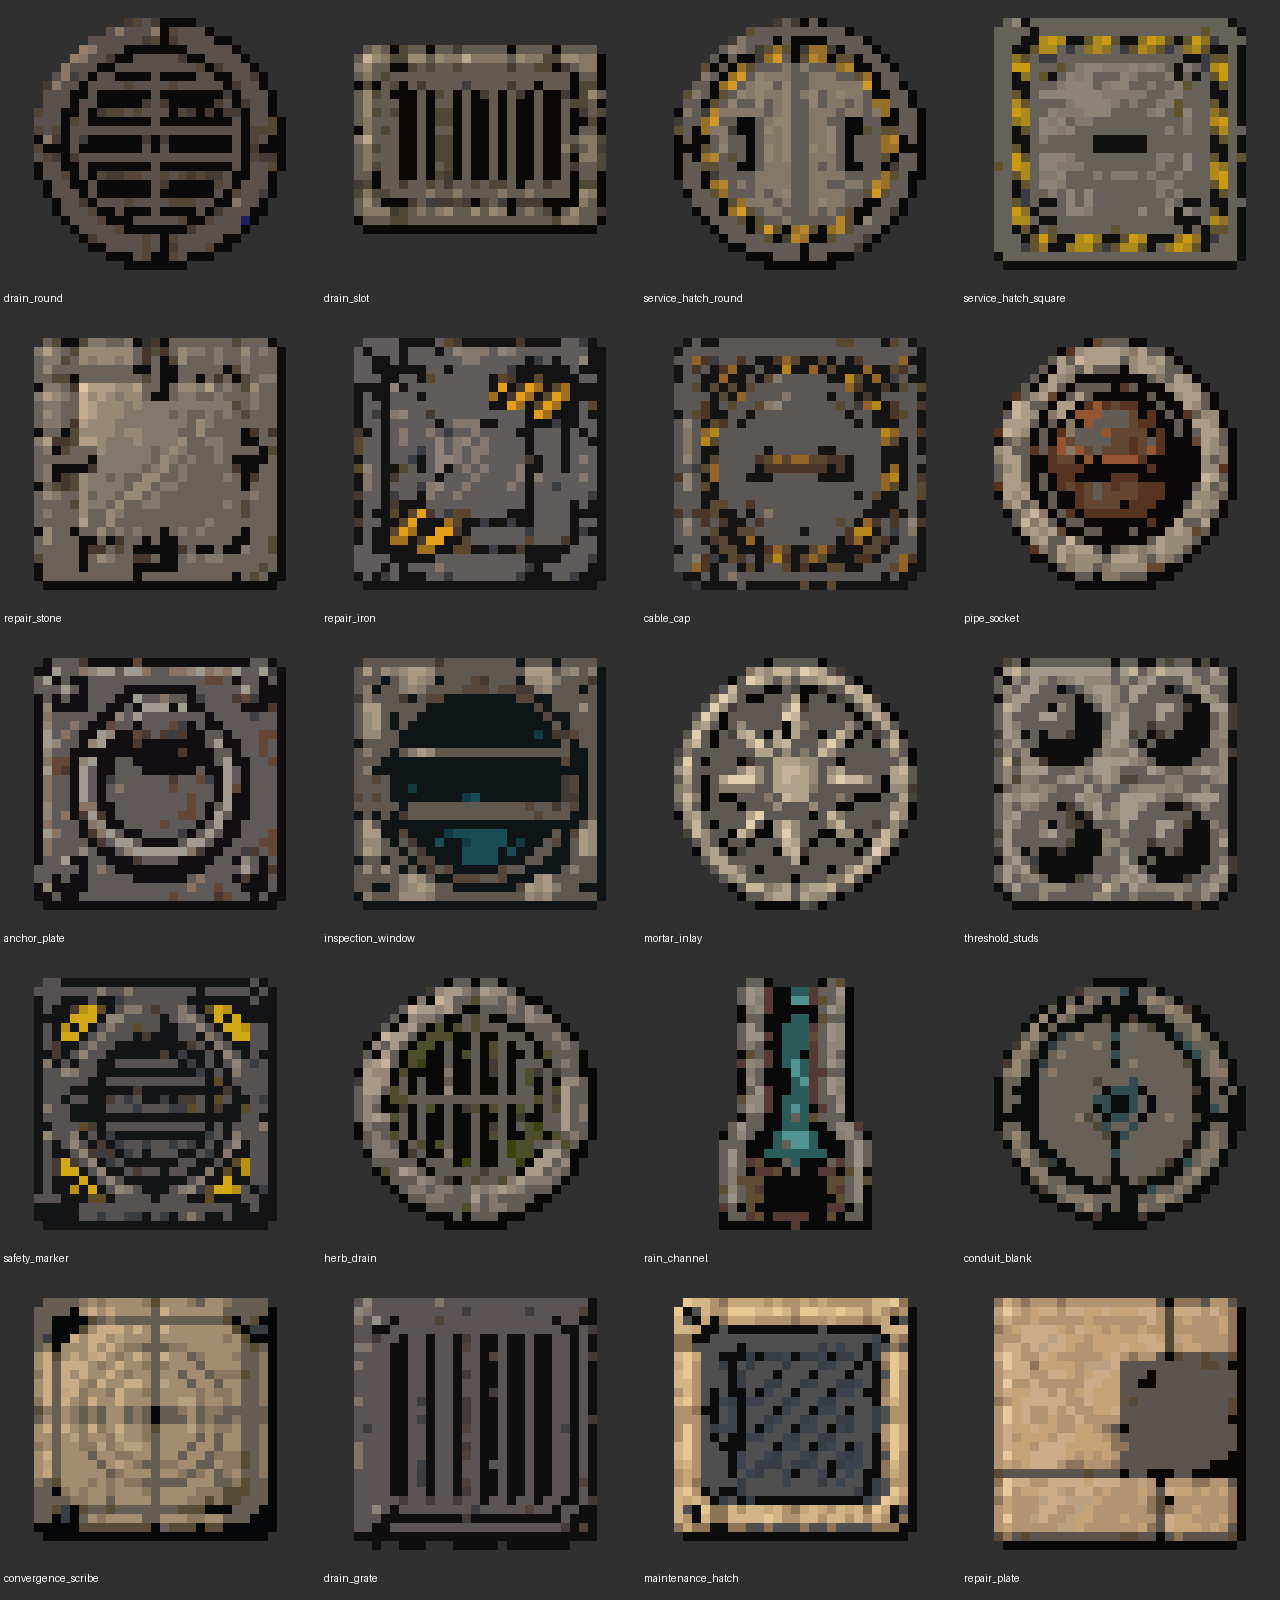

Write the Python code that produced this figure.
from pathlib import Path
import json
from PIL import Image,ImageDraw
ROOT=Path(__file__).resolve().parents[3];OUT=Path(__file__).resolve().parent
refs=[v for v in json.loads((OUT/'reference_inventory.json').read_text(encoding='utf-8')) if 'ground' in v['group']]
canvas=Image.new('RGB',(1280,1600),(48,48,48));draw=ImageDraw.Draw(canvas)
for i,v in enumerate(refs):
 x=i%4*320;y=i//4*320
 im=Image.open(ROOT/v['reference']).convert('RGBA').resize((288,288),Image.Resampling.NEAREST)
 canvas.paste(im,(x+16,y),im)
 draw.text((x+4,y+292),v['id'].replace('academy_floor_',''),fill='white')
canvas.save(OUT/'ground_batch_reference.png')
